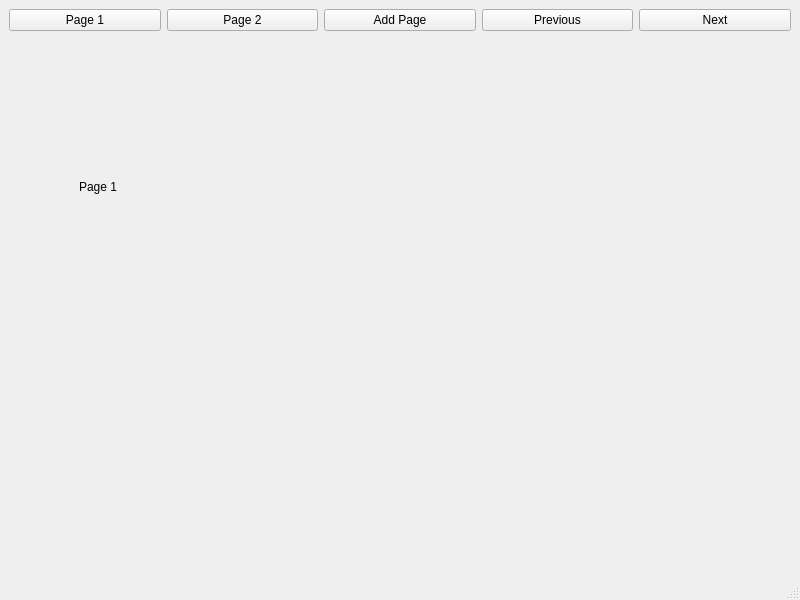
<?xml version="1.0" encoding="UTF-8"?>
<ui version="4.0">
 <class>MainWindow</class>
 <widget class="QMainWindow" name="MainWindow">
  <property name="geometry">
   <rect>
    <x>0</x>
    <y>0</y>
    <width>800</width>
    <height>600</height>
   </rect>
  </property>
  <property name="windowTitle">
   <string>MainWindow</string>
  </property>
  <widget class="QWidget" name="centralwidget">
   <layout class="QGridLayout" name="gridLayout">
    <item row="2" column="0">
     <widget class="QStackedWidget" name="stackedWidget">
      <property name="currentIndex">
       <number>0</number>
      </property>
      <widget class="QWidget" name="page">
       <widget class="QLabel" name="label">
        <property name="geometry">
         <rect>
          <x>70</x>
          <y>140</y>
          <width>63</width>
          <height>20</height>
         </rect>
        </property>
        <property name="text">
         <string>Page 1</string>
        </property>
       </widget>
      </widget>
      <widget class="QWidget" name="page_2">
       <widget class="QLabel" name="label_2">
        <property name="geometry">
         <rect>
          <x>140</x>
          <y>210</y>
          <width>63</width>
          <height>20</height>
         </rect>
        </property>
        <property name="text">
         <string>Page 2</string>
        </property>
       </widget>
      </widget>
     </widget>
    </item>
    <item row="0" column="0">
     <layout class="QHBoxLayout" name="horizontalLayout_2">
      <item>
       <widget class="QPushButton" name="pushButton">
        <property name="text">
         <string>Page 1</string>
        </property>
       </widget>
      </item>
      <item>
       <widget class="QPushButton" name="pushButton_2">
        <property name="text">
         <string>Page 2</string>
        </property>
       </widget>
      </item>
      <item>
       <widget class="QPushButton" name="pushButton_3">
        <property name="text">
         <string>Add Page</string>
        </property>
       </widget>
      </item>
      <item>
       <widget class="QPushButton" name="pushButton_4">
        <property name="text">
         <string>Previous</string>
        </property>
       </widget>
      </item>
      <item>
       <widget class="QPushButton" name="pushButton_5">
        <property name="text">
         <string>Next</string>
        </property>
       </widget>
      </item>
     </layout>
    </item>
   </layout>
  </widget>
  <widget class="QMenuBar" name="menubar">
   <property name="geometry">
    <rect>
     <x>0</x>
     <y>0</y>
     <width>800</width>
     <height>25</height>
    </rect>
   </property>
  </widget>
  <widget class="QStatusBar" name="statusbar"/>
 </widget>
 <resources/>
 <connections/>
</ui>
